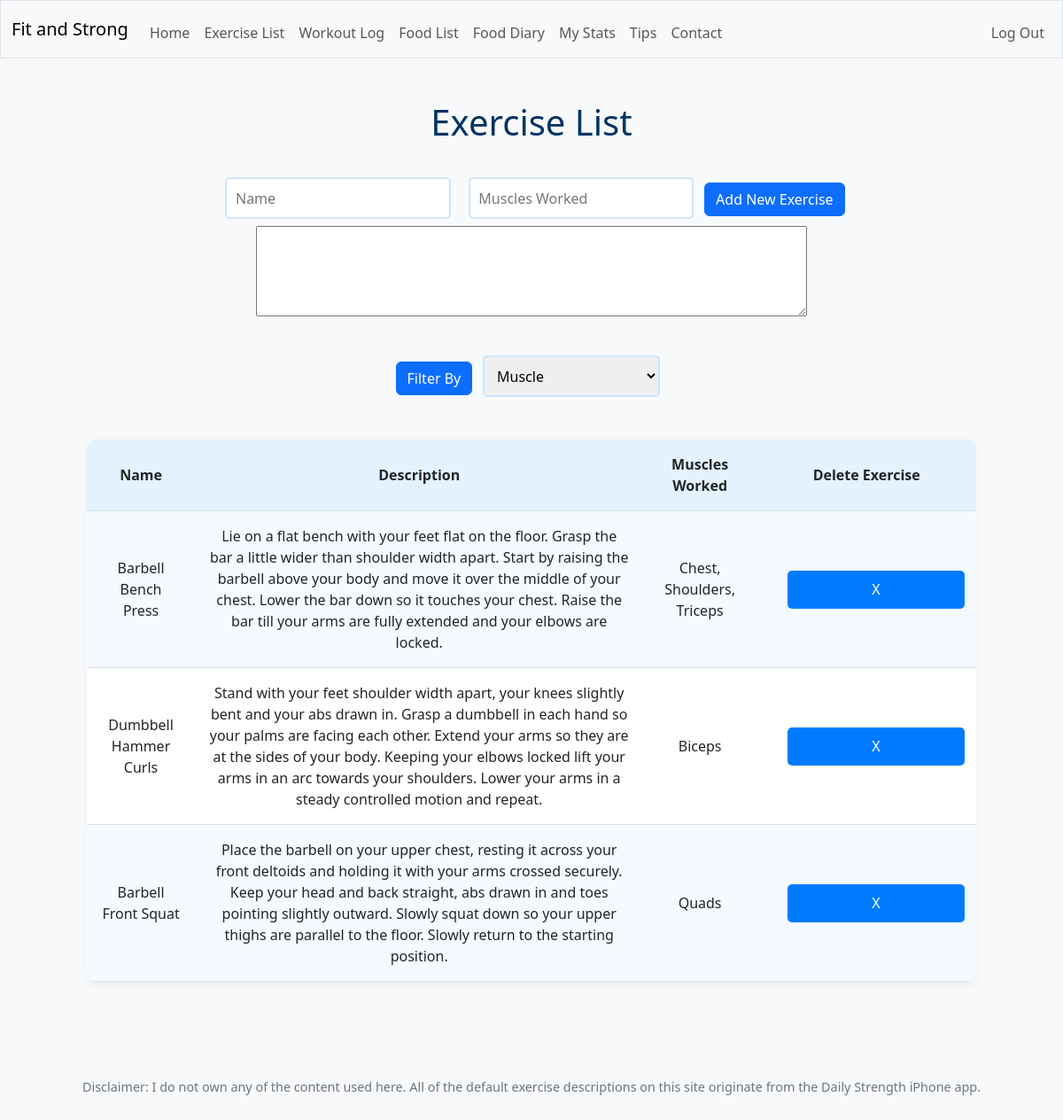
The app's page /exerciselist (signed in) with its own data.
### tables this page shows
CREATE TABLE "exercises" (
  "id" INTEGER,
  "name" TEXT NOT NULL,
  "description" TEXT NOT NULL,
  "muscles_used" TEXT NOT NULL,
  PRIMARY KEY("id")
);

### app.py (the view)
@app.route("/exerciselist", methods=["GET", "POST"])
@login_required
def exerciselist():
    if request.method == "POST":
      name = request.form.get("exercise-name")
      desc = request.form.get("exercise-desc")
      muscles = request.form.get("exercise-muscles")
      if not name or not muscles:
        return error("name and muscles fields must be filled in", 400)
      db.execute(
        """INSERT INTO "exercises" ("name", "description", "muscles_used")
        VALUES (?, ?, ?)""",
        name, desc, muscles
      )
      return redirect("/exerciselist")
    else:
      exercises = db.execute("SELECT * FROM exercises;")
      return render_template("exerciselist.html", exercises=exercises)

### app.py (called while the page is built)
def login_required(f):
    @wraps(f)
    def decorated_function(*args, **kwargs):
        if session.get("user_id") is None:
            return redirect("/login")
        return f(*args, **kwargs)
    return decorated_function

### templates/exerciselist.html (shortened to what this page needs)
{% extends "layout.html" %} {% block title %} Exercise List {% endblock %} {%
block main %}
<h1>Exercise List</h1>
<form action="/exerciselist" method="post">
  <div>
    <input
      autocomplete="off"
      autofocus
      name="exercise-name"
      placeholder="Name"
      type="text"
    />
    <input
      autocomplete="off"
      name="exercise-muscles"
      placeholder="Muscles Worked"
      type="text"
    />
    <button type="submit" class="btn btn-primary">Add New Exercise</button>
    <br />
    <textarea
      name="exercise-desc"
      rows="4"
      cols="65"
      wrap="soft"
      placeholder="Description (optional)"
    >
    </textarea>
  </div>
</form>
<form action="/filteredexerciselist" method="get">
  <div>
    <button type="submit" class="btn btn-primary">Filter By</button>
    <select name="musclefilter">
      <option disabled selected value="">Muscle</option>
    </select>
  </div>
</form>
<table>
  <thead>
    <tr>
      <th>Name</th>
      <th>Description</th>
      <th>Muscles Worked</th>
      <th>Delete Exercise</th>
    </tr>
  </thead>
  <tbody>
    {% for exercise in exercises %}
    <tr>
      <td>{{ exercise.name }}</td>
      <td>{{ exercise.description }}</td>
      <td>{{ exercise.muscles_used }}</td>
      <td>
        <form action="/deleteexercise/{{ exercise.id }}" method="post">
          <input class="btn" type="submit" name="delete" value="X" />
        </form>
      </td>
    </tr>
    {% endfor %}
  </tbody>
</table>
{% endblock %}

### static/style.css (style rules this page uses)
body { font-family: "Segoe UI", Tahoma, Geneva, Verdana, sans-serif; background-color: #f8f9fa; color: #212529; margin: 0; padding: 0; }
h1, h2, h3 { color: #003366; }
table { border-collapse: collapse; margin: 40px auto; width: 90%; background-color: #ffffff; box-shadow: 0 4px 8px rgba(0, 0, 0, 0.05); border-radius: 10px; overflow: hidden; }
thead { background-color: #e3f2fd; font-weight: bold; }
th, td { padding: 1rem; text-align: center; border-bottom: 1px solid #dee2e6; }
tbody tr:nth-of-type(odd) { background-color: rgba(233, 245, 255, 0.5); }
form { margin: 30px auto; width: 90%; text-align: center; }
input, select { padding: 0.6rem; margin: 0.5rem; border: 2px solid #cce5ff; border-radius: 5px; font-size: 1rem; min-width: 200px; }
button, input[type="submit"] { background-color: #007bff; color: #fff; border: none; padding: 0.6rem 1.2rem; border-radius: 5px; font-size: 1rem; cursor: pointer; transition: background-color 0.3s ease; }

### records on screen
exercises: name "Barbell Bench Press", description "Lie on a flat bench with your feet flat on the floor. Grasp the bar a little wider than shoulder width apart. Start by raising the barbell above your body and move it over the middle of your chest. Lower the bar down so it touches your chest. Raise the bar till your arms are fully extended and your elbows are locked.", muscles_used "Chest, Shoulders, Triceps"
exercises: name "Dumbbell Hammer Curls", description "Stand with your feet shoulder width apart, your knees slightly bent and your abs drawn in. Grasp a dumbbell in each hand so your palms are facing each other. Extend your arms so they are at the sides of your body. Keeping your elbows locked lift your arms in an arc towards your shoulders. Lower your arms in a steady controlled motion and repeat.", muscles_used "Biceps"
exercises: name "Barbell Front Squat", description "Place the barbell on your upper chest, resting it across your front deltoids and holding it with your arms crossed securely. Keep your head and back straight, abs drawn in and toes pointing slightly outward. Slowly squat down so your upper thighs are parallel to the floor. Slowly return to the starting position.", muscles_used "Quads"
